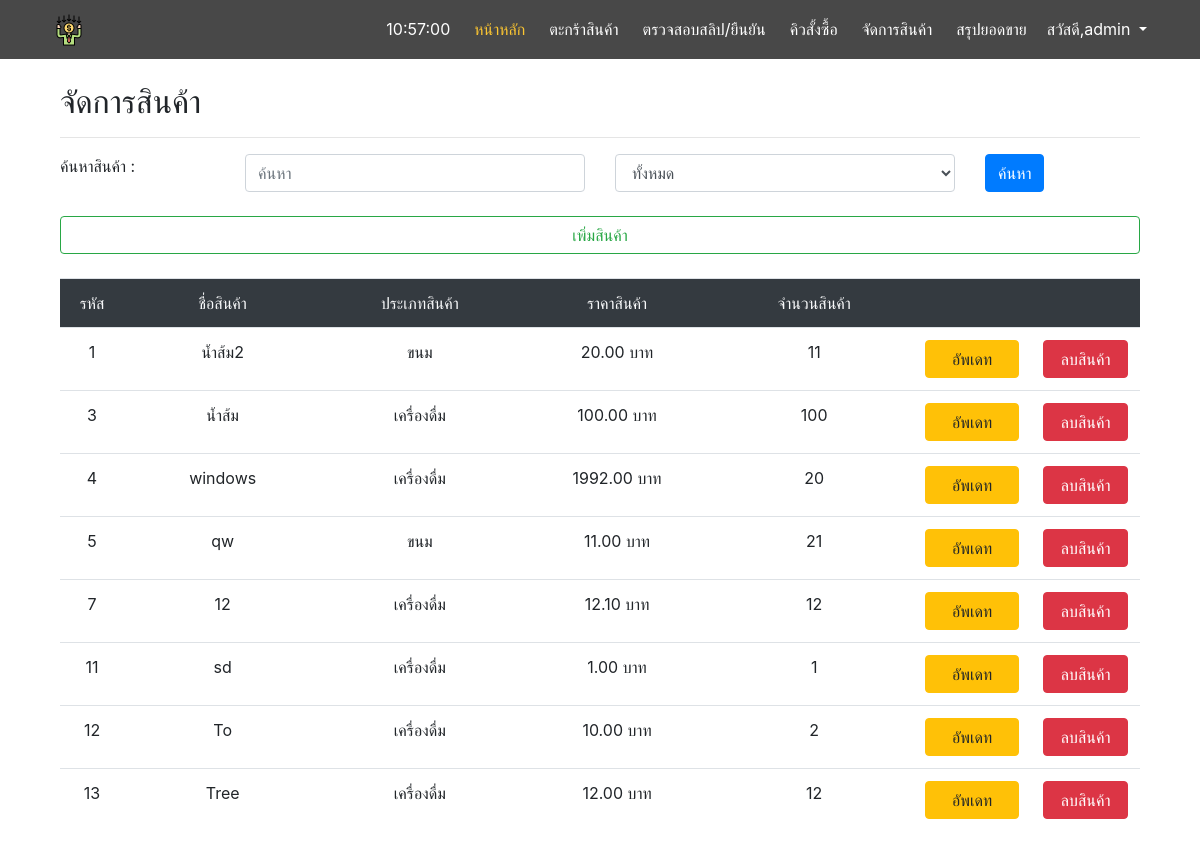
Page /manage/ (signed in) on the committed database.
### main/models.py (models this page shows, shortened)
class Product(models.Model):
    type = models.ForeignKey(Type, on_delete=models.PROTECT,null=True)
    name = models.CharField(max_length=255)
    description = models.CharField(max_length=255,null=True)
    price = models.FloatField()
    stock = models.IntegerField()
    picture = models.ImageField(default='product_pic/default.png',upload_to='product_pic',null=True,blank=True)

class Type(models.Model):
    type_name = models.CharField(max_length=255)

### manage/views.py (the view)
# urls.py: path('', views.manage, name='manage'),
@login_required
def manage(request):
    product = Product.objects.all()
    type = Type.objects.all()
    searchtype = request.GET.get('sel','')
    searchtxt = request.GET.get('search','')
    if searchtxt:
        product = product.filter(name__icontains=searchtxt)
    if searchtype > '0':
        product = product.filter(type_id=searchtype)
    context = {
        'product' : product,
        'type' : type,
        'searchtxt' : searchtxt
    }
    return render(request, 'manage/manage.html', context=context)

### manage/templates/manage/manage.html (shortened to what this page needs)
{% extends 'base.html' %}
{% block content %}
<body>
  <div class="container">
    <h2>จัดการสินค้า</h2>
    <hr>
    <form method="GET" action="{% url 'manage' %}">
      <div class="row">
        <div class="col-sm-2">
          <label>ค้นหาสินค้า :</label>
        </div>
        <div class="col-sm-4">
          <input type="text" name="search" value="{{searchtxt}}" placeholder="ค้นหา" class="form-control col">
        </div>
        <div class="col-sm-4">
          <select name="sel" id="" class="form-control col">
            <option value="0">ทั้งหมด</option>
          </select>
        </div>
        <div class="col">
          <input type="submit" value="ค้นหา" class="btn btn-primary">
        </div>
      </div><br>
      <div class="row">
        <div class="col">
          <a href="{% url 'addpd'%}">
            <div class="btn btn-outline-success col">เพิ่มสินค้า</div>
          </a>
        </div>
      </div>
    </form><br>
      <table class="table table-bordered-primary text-center">
        <thead class="bg-dark text-light">
          <tr>
            <td>รหัส</td>
            <td>ชื่อสินค้า</td>
            <td>ประเภทสินค้า</td>
            <td>ราคาสินค้า</td>
            <td>จำนวนสินค้า</td>
            <td></td>
            <td></td>
          </tr>
        </thead>
        <tbody>
        {% for p in product %}
          <tr>
            <td width='10'>{{ p.id }}</td>
            <td width='150'>{{ p.name }}</td>
            <td width='150'>{{ p.type.type_name }}</td>
            <td width='150'>{{ p.price|stringformat:".2f" }} บาท</td>
            <td width='150'>{{ p.stock }}</td>
            <td width='20'>
              <a href="{% url 'pup' product_id=p.id %}">
                <div class="btn btn-warning col">อัพเดท</div>
              </a>
            </td>
            <td width='20'>
              <a href="{% url 'del_product' product_id=p.id %}">
                <div class="btn btn-danger col">ลบสินค้า</div>
              </a>
            </td>
          </tr>
          {% endfor %}
        </tbody>
      </table>
  </div>
</body>
{% endblock %}

### templates/base.html (shortened to what this page needs)
<!DOCTYPE html>
{% load static %}
<html lang="en">
<head>
    <link rel="stylesheet" type="text/css" href="{% static 'css/bootstrap.css'%}">
    <link rel="stylesheet" type="text/css" href="{% static 'css/base2.css'%}">
</head>
<body onload="startTime()">
    <nav class="navbar navbar-expand-lg sticky-top">
		<div class="container">
			<a class="navbar-brand text-white" href="{% url 'index' %}">
            <img src="{% static 'payment-terminal.png'%}"></a>
			<div class="collapse navbar-collapse" id="nvbCollapse">
				<ul class="navbar-nav ml-auto">
                    <li class="nav-item pl-1">
                        <a class="nav-link" href="#"><class="fa fa-user-plus fa-fw mr-1" id='txt'></a>
                    </li>
					<li class="nav-item active pl-1">
						<a class="nav-link" href="{% url 'index' %}">หน้าหลัก</a>
					</li>
					<li class="nav-item pl-1">
						<a class="nav-link" href="{% url 'basket' %}">ตะกร้าสินค้า</a>
					</li>
                    {% if request.user.is_staff %}
                        <li class="nav-item pl-1">
                            <a class="nav-link" href="#">ตรวจสอบสลิป/ยืนยัน</a>
                        </li>
                        <li class="nav-item pl-1">
                            <a class="nav-link" href="{% url 'queue' %}">คิวสั้งซื้อ</a>
                        </li>
                        <li class="nav-item pl-1">
                            <a class="nav-link" href="{% url 'manage' %}">จัดการสินค้า</a>
                        </li>
                        <li class="nav-item pl-1">
                            <a class="nav-link" href="{% url 'allreport' %}">สรุปยอดขาย</a>
                        </li>
                    {% endif %}
                    <li class="nav-item dropdown pl-1">
                    {% if request.user.is_active %}
                        <a class="nav-link dropdown-toggle" href="#" id="navbarDropdown" role="button" data-toggle="dropdown" aria-haspopup="true" aria-expanded="false">
                            สวัสดี,{{request.user}}
                        </a>
                    </li>
                    {% else %}
                        <a class="nav-link" href="{% url 'login' %}">เข้าสู่ระบบ</a>
                    {% endif %}
				</ul>
			</div>
		</div>
	</nav>
    <br>
    <div class="container">
        {% block content %}
        {% endblock %}
    </div>
</body>
</html>

### static/css/base2.css (style rules this page uses)
.navbar { background-color: #484848; }
.navbar .navbar-nav .nav-link { color: #fff; }
.navbar .navbar-nav .active > .nav-link { color: #fbc531; }

### rows in the picture
Product: id "1", name "น้ำส้ม2", type.type_name "ขนม", price "20.00", stock "11"
Product: id "3", name "น้ำส้ม", type.type_name "เครื่องดื่ม", price "100.00", stock "100"
Product: id "4", name "windows", type.type_name "เครื่องดื่ม", price "1992.00", stock "20"
Product: id "5", name "qw", type.type_name "ขนม", price "11.00", stock "21"
Product: id "7", name "12", type.type_name "เครื่องดื่ม", price "12.10", stock "12"
Product: id "11", name "sd", type.type_name "เครื่องดื่ม", price "1.00", stock "1"
Product: id "12", name "To", type.type_name "เครื่องดื่ม", price "10.00", stock "2"
Product: id "13", name "Tree", type.type_name "เครื่องดื่ม", price "12.00", stock "12"

### other values in the picture
{{ request.user }} "admin"
